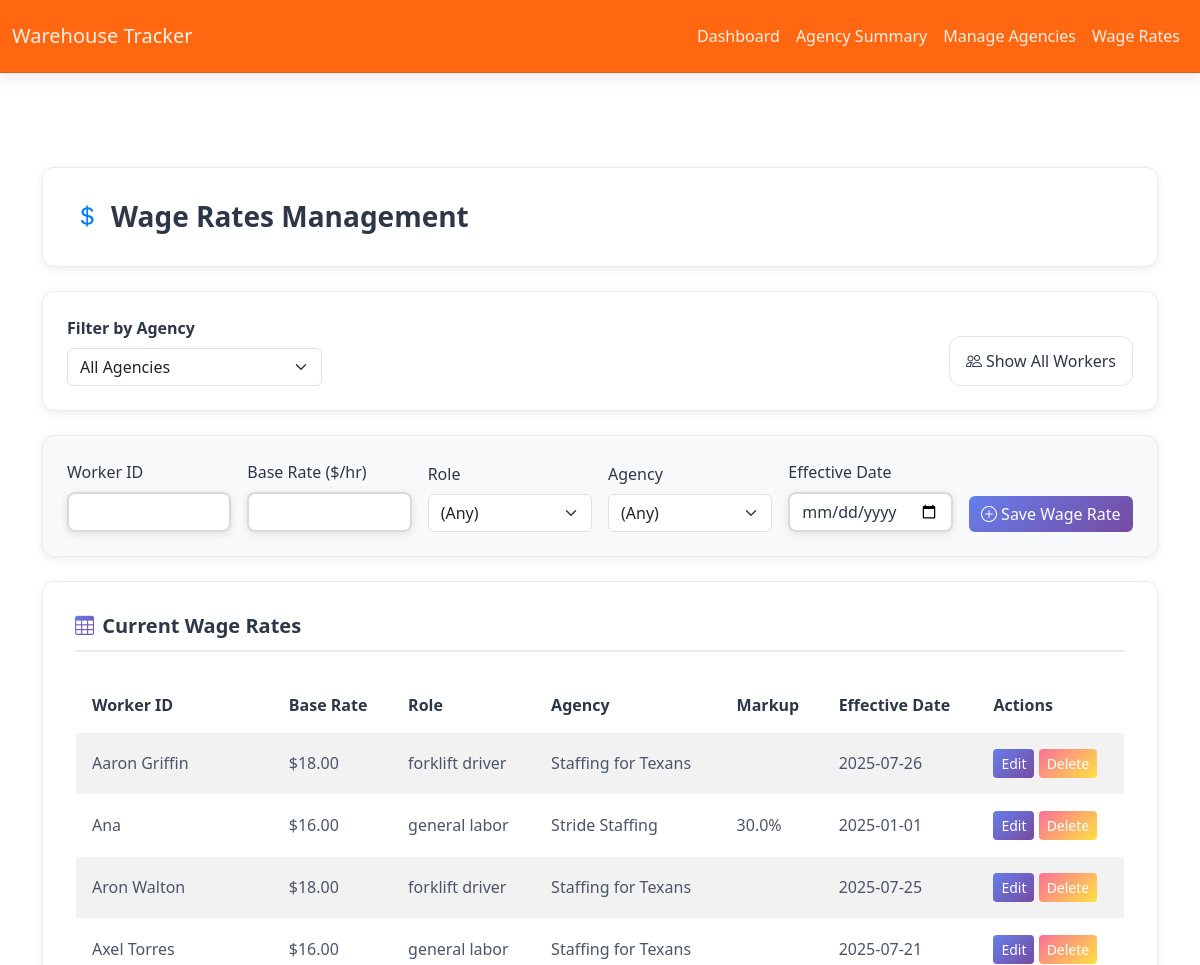
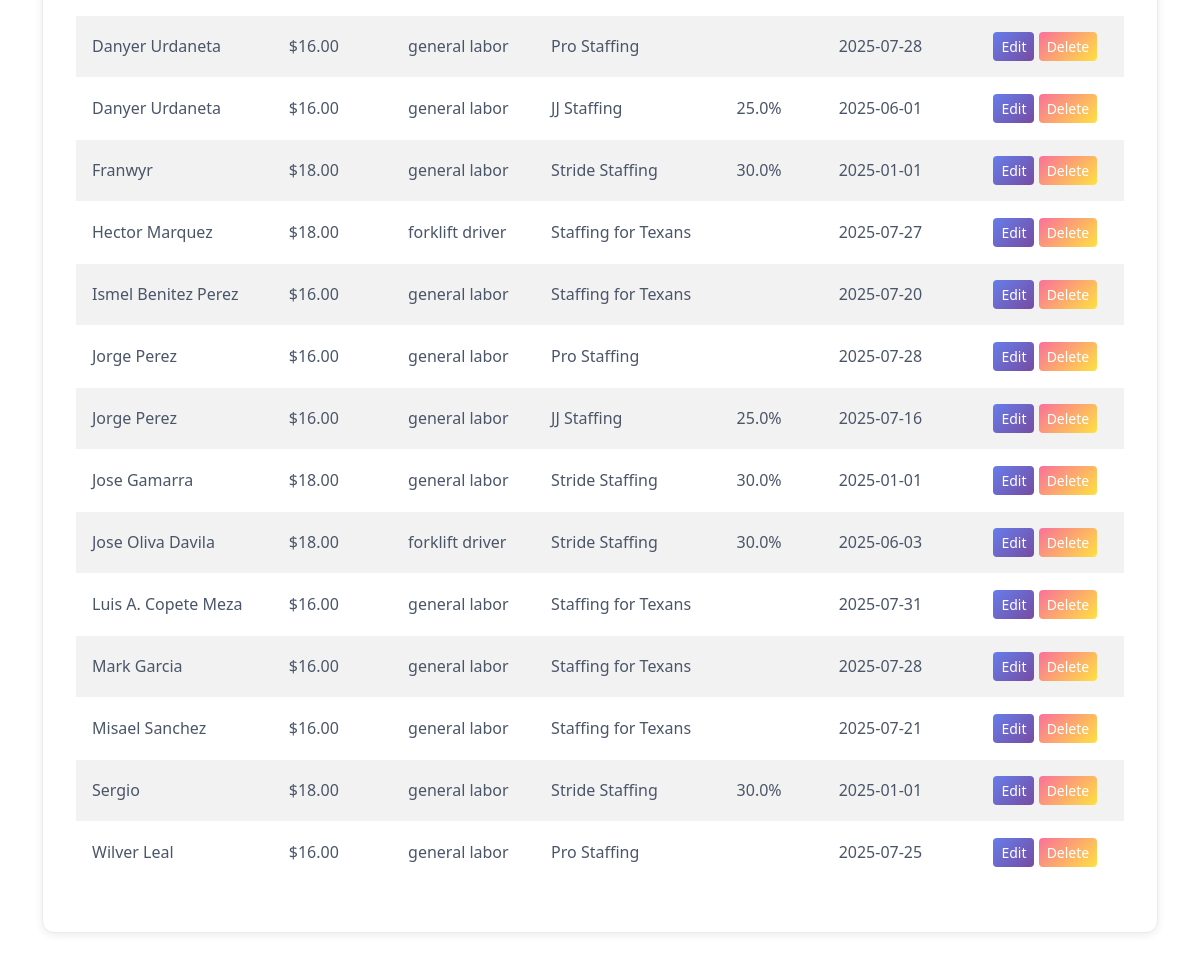
The page /wage_rates on the database its author committed (2 pictures, top to bottom).
### app/models.py (models this page shows, shortened)
class WageRate(db.Model):
    __tablename__ = 'wage_rate'
    id = db.Column(db.Integer, primary_key=True)
    worker_id = db.Column(db.String(64), nullable=False, index=True)
    base_rate = db.Column(db.Float, nullable=True)  # e.g., 16 or 18
    role = db.Column(db.String(64), nullable=True)   # e.g., 'general labor', 'forklift driver'
    agency = db.Column(db.String(128), nullable=True)
    markup = db.Column(db.Float, nullable=True)      # e.g., 0.25 for 25%
    effective_date = db.Column(db.Date, nullable=True)  # Now required

### app/routes/dashboard.py (the view, shortened to what this page needs)
@dashboard_bp.route('/wage_rates', methods=['GET', 'POST'])
def wage_rates():
    show_all = request.args.get('show_all', '0') == '1'
    from ..models import WageRate, TimesheetEntry, Worker
    agency_filter = request.args.get('agency', '')
    worker_agency = {}
    all_entries = TimesheetEntry.query.all()
    for e in all_entries:
        if e.worker_id not in worker_agency:
            worker_agency[e.worker_id] = e.agency
    if not show_all:
        active_workers = {w.worker_id for w in Worker.query.filter_by(is_active=True).all()}
        filtered_workers = [w for w, a in worker_agency.items() if (not agency_filter or (a == agency_filter)) and w in active_workers]
    else:
        filtered_workers = [w for w, a in worker_agency.items() if not agency_filter or (a == agency_filter)]
    query = WageRate.query
    if agency_filter:
        query = query.filter(WageRate.agency == agency_filter)
    all_wage_rates = query.order_by(WageRate.worker_id, WageRate.effective_date.desc()).all()
    workers = []
    for rate in all_wage_rates:
        if show_all or rate.worker_id in filtered_workers:
            workers.append({
                'id': rate.id,
                'worker_id': rate.worker_id,
                'base_rate': rate.base_rate,
                'role': rate.role,
                'agency': rate.agency,
                'markup': rate.markup,
                'effective_date': rate.effective_date.strftime('%Y-%m-%d') if rate.effective_date else ''
            })
    agencies = sorted(set(a for a in worker_agency.values() if a))
    return render_template('wage_rates.html', workers=workers, agencies=agencies, agency_filter=agency_filter, show_all=show_all)

### app/templates/wage_rates.html (shortened to what this page needs)
{% extends "layout.html" %}
{% block content %}
<div class="page-header">
  <h1>
    <i class="bi bi-currency-dollar"></i>
    Wage Rates Management
  </h1>
</div>
<div class="control-panel">
  <div class="row g-3 align-items-end">
    <div class="col-md-3">
      <form method="get">
        <label class="form-label fw-semibold">Filter by Agency</label>
        <select name="agency" class="form-select" onchange="this.form.submit()">
          <option value="">All Agencies</option>
        </select>
      </form>
    </div>
    <div class="col-md-9">
      <div class="action-buttons justify-content-end">
        {% if show_all %}
          <a class="btn btn-outline-primary" href="{{ url_for('dashboard.wage_rates', agency=agency_filter, show_all=0) }}" data-bs-toggle="tooltip" title="Show only active workers">
            <i class="bi bi-person-check me-1"></i>Show Only Active Workers
          </a>
        {% else %}
          <a class="btn btn-outline-secondary" href="{{ url_for('dashboard.wage_rates', agency=agency_filter, show_all=1) }}" data-bs-toggle="tooltip" title="Show all workers">
            <i class="bi bi-people me-1"></i>Show All Workers
          </a>
        {% endif %}
      </div>
    </div>
  </div>
</div>
<div class="form-section">
    <form method="post" class="row g-3 align-items-end">
      <div class="col-md-2">
        <label class="form-label">Worker ID</label>
        <input name="worker_id" class="form-control" required />
      </div>
      <div class="col-md-2">
        <label class="form-label">Base Rate ($/hr)</label>
        <input name="base_rate" type="number" step="0.01" class="form-control" required />
      </div>
      <div class="col-md-2">
        <label class="form-label">Role</label>
        <select name="role" class="form-select">
          <option value="">(Any)</option>
        </select>
      </div>
      <div class="col-md-2">
        <label class="form-label">Agency</label>
        <select name="agency" class="form-select">
          <option value="">(Any)</option>
        </select>
      </div>
      <div class="col-md-2">
        <label class="form-label">Effective Date</label>
        <input name="effective_date" type="date" class="form-control" required />
      </div>
              <div class="col-md-2 d-flex align-items-end">
          <button class="btn btn-primary w-100">
            <i class="bi bi-plus-circle me-1"></i>Save Wage Rate
          </button>
        </div>
      </form>
  </div>
  <div class="data-section">
      <h5 class="card-title">
        <i class="bi bi-table"></i>Current Wage Rates
      </h5>
    <div class="table-responsive">
      <table class="table table-hover table-striped align-middle" id="wage-rates-table">
        <thead>
          <tr>
            <th>Worker ID</th>
            <th>Base Rate</th>
            <th>Role</th>
            <th>Agency</th>
            <th>Markup</th>
            <th>Effective Date</th>
            <th>Actions</th>
          </tr>
        </thead>
        <tbody>
          {% for w in workers %}
          <tr>
            <td>{{ w.worker_id }}</td>
            <td>{% if w.base_rate %}${{ '%.2f'|format(w.base_rate) }}{% endif %}</td>
            <td>{{ w.role or '' }}</td>
            <td>{{ w.agency or '' }}</td>
            <td>{% if w.markup %}{{ (w.markup * 100)|round(1) }}%{% endif %}</td>
            <td>{{ w.effective_date or '' }}</td>
            <td>
              <a href="{{ url_for('dashboard.edit_wage_rate', wage_rate_id=w.id, agency=agency_filter, show_all=show_all|int) }}" class="btn btn-sm btn-primary" data-bs-toggle="tooltip" title="Edit wage rate">Edit</a>
              <button type="button" class="btn btn-sm btn-danger" data-bs-toggle="modal" data-bs-target="#deleteModal{{ w.id }}" title="Delete wage rate">Delete</button>
            </td>
          </tr>
          {% endfor %}
        </tbody>
      </table>
    </div>
</div>
{% endblock %}

### app/static/css/custom.css (style rules this page uses)
.table-responsive { overflow-x: auto; }
.card-title { font-weight: 500; margin-bottom: 1rem; }
tr:has(td:nth-child(5):not(:empty)) { background-color: rgba(255, 193, 7, 0.2) !important; }

### app/static/css/glassmorphism.css (style rules this page uses)
:root { --glass-bg: rgba(255, 255, 255, 0.8); --glass-border: rgba(0, 0, 0, 0.1); --glass-shadow: 0 8px 32px 0 rgba(0, 0, 0, 0.15); --glass-backdrop: blur(8px); --primary-gradient: linear-gradient(135deg, #667eea 0%, #764ba2 100%); --secondary-gradient: linear-gradient(135deg, #f093fb 0%, #f5576c 100%); --success-gradient: linear-gradient(135deg, #4facfe 0%, #00f2fe 100%); --warning-gradient: linear-gradient(135deg, #43e97b 0%, #38f9d7 100%); --danger-gradient: linear-gradient(135deg, #fa709a 0%, #fee140 100%); --info-gradient: linear-gradient(135deg, #a8edea 0%, #fed6e3 100%); --text-primary: #2d3748; --text-secondary: #4a5568; --text-light: rgba(255, 255, 255, 0.9); }
body { background: #ffffff; min-height: 100vh; color: var(--text-primary); font-family: 'Segoe UI', Tahoma, Geneva, Verdana, sans-serif; }
.card-title { color: var(--text-primary); font-weight: 600; font-size: 1.25rem; margin-bottom: 1.5rem; display: flex; align-items: center; gap: 0.5rem; }
.card-title i { background: var(--primary-gradient); -webkit-background-clip: text; -webkit-text-fill-color: transparent; background-clip: text; font-size: 1.4rem; }
.btn-glass { background: var(--glass-bg); backdrop-filter: var(--glass-backdrop); -webkit-backdrop-filter: var(--glass-backdrop); border: 1px solid var(--glass-border); border-radius: 12px; color: var(--text-primary); font-weight: 500; padding: 0.75rem 1.5rem; transition: all 0.3s cubic-bezier(0.4, 0, 0.2, 1); position: relative; overflow: hidden; }
.btn-glass::before { content: ''; position: absolute; top: 0; left: -100%; width: 100%; height: 100%; background: linear-gradient(90deg, transparent, rgba(255, 255, 255, 0.2), transparent); transition: left 0.5s; }
.btn-primary-glass { background: var(--primary-gradient); color: white; border: none; }
.btn-danger-glass { background: var(--danger-gradient); color: white; border: none; }
.table-glass { background: rgba(255, 255, 255, 0.05); border-radius: 12px; overflow: hidden; backdrop-filter: blur(4px); border: 1px solid rgba(255, 255, 255, 0.1); }
.table-glass th { background: rgba(255, 255, 255, 0.1); border: none; color: var(--text-primary); font-weight: 600; padding: 1rem; }
.table-glass td { border: none; border-bottom: 1px solid rgba(255, 255, 255, 0.1); color: var(--text-secondary); padding: 1rem; transition: background-color 0.3s ease; }
.form-control-glass { background: rgba(255, 255, 255, 0.95); backdrop-filter: blur(4px); border: 2px solid rgba(0, 0, 0, 0.15); border-radius: 8px; color: var(--text-primary); transition: all 0.3s ease; box-shadow: 0 2px 8px rgba(0, 0, 0, 0.1); }
.form-control-glass::placeholder { color: rgba(45, 55, 72, 0.6); }
.page-header { background: #ffffff; border-radius: 12px; border: 1px solid #e9ecef; padding: 2rem; margin-bottom: 1.5rem; box-shadow: 0 2px 8px rgba(0, 0, 0, 0.08); transition: all 0.3s cubic-bezier(0.4, 0, 0.2, 1); }
.page-header h1 { color: #2d3748; font-weight: 600; font-size: 1.75rem; margin-bottom: 0; display: flex; align-items: center; gap: 0.75rem; }
.page-header h1 i { color: #007bff; font-size: 1.5rem; }
.control-panel { background: #ffffff; border-radius: 12px; border: 1px solid #e9ecef; padding: 1.5rem; margin-bottom: 1.5rem; box-shadow: 0 2px 8px rgba(0, 0, 0, 0.08); transition: all 0.3s cubic-bezier(0.4, 0, 0.2, 1); }
.data-section { background: #ffffff; border-radius: 12px; border: 1px solid #e9ecef; padding: 2rem; margin-bottom: 1.5rem; box-shadow: 0 2px 8px rgba(0, 0, 0, 0.08); transition: all 0.3s cubic-bezier(0.4, 0, 0.2, 1); }
.data-section .card-title { color: #2d3748; font-weight: 600; font-size: 1.25rem; margin-bottom: 1.5rem; border-bottom: 2px solid #e9ecef; padding-bottom: 0.75rem; display: flex; align-items: center; gap: 0.5rem; }
.data-section .card-title i { color: #007bff; font-size: 1.2rem; }
.form-section { background: #f8f9fa; border-radius: 12px; border: 1px solid #e9ecef; padding: 1.5rem; margin-bottom: 1.5rem; box-shadow: 0 2px 8px rgba(0, 0, 0, 0.08); transition: all 0.3s cubic-bezier(0.4, 0, 0.2, 1); }
.action-buttons { display: flex; gap: 0.75rem; flex-wrap: wrap; align-items: center; }
.action-buttons .btn { transition: all 0.2s ease; min-width: 160px; text-align: center; white-space: nowrap; padding-left: 1rem !important; padding-right: 1rem !important; }

### rows shown on the page
WageRate: worker_id "Aaron Griffin", base_rate "18.00", role "forklift driver", agency "Staffing for Texans", effective_date "2025-07-26"
WageRate: worker_id "Ana", base_rate "16.00", role "general labor", agency "Stride Staffing", (w.markup*100)|round(1) "30.0", effective_date "2025-01-01"
WageRate: worker_id "Aron Walton", base_rate "18.00", role "forklift driver", agency "Staffing for Texans", effective_date "2025-07-25"
WageRate: worker_id "Axel Torres", base_rate "16.00", role "general labor", agency "Staffing for Texans", effective_date "2025-07-21"
WageRate: worker_id "Danyer Urdaneta", base_rate "16.00", role "general labor", agency "Pro Staffing", effective_date "2025-07-28"
WageRate: worker_id "Danyer Urdaneta", base_rate "16.00", role "general labor", agency "JJ Staffing", (w.markup*100)|round(1) "25.0", effective_date "2025-06-01"
WageRate: worker_id "Franwyr", base_rate "18.00", role "general labor", agency "Stride Staffing", (w.markup*100)|round(1) "30.0", effective_date "2025-01-01"
WageRate: worker_id "Hector Marquez", base_rate "18.00", role "forklift driver", agency "Staffing for Texans", effective_date "2025-07-27"
WageRate: worker_id "Ismel Benitez Perez", base_rate "16.00", role "general labor", agency "Staffing for Texans", effective_date "2025-07-20"
WageRate: worker_id "Jorge Perez", base_rate "16.00", role "general labor", agency "Pro Staffing", effective_date "2025-07-28"
WageRate: worker_id "Jorge Perez", base_rate "16.00", role "general labor", agency "JJ Staffing", (w.markup*100)|round(1) "25.0", effective_date "2025-07-16"
WageRate: worker_id "Jose Gamarra", base_rate "18.00", role "general labor", agency "Stride Staffing", (w.markup*100)|round(1) "30.0", effective_date "2025-01-01"
WageRate: worker_id "Jose Oliva Davila", base_rate "18.00", role "forklift driver", agency "Stride Staffing", (w.markup*100)|round(1) "30.0", effective_date "2025-06-03"
WageRate: worker_id "Luis A. Copete Meza", base_rate "16.00", role "general labor", agency "Staffing for Texans", effective_date "2025-07-31"
WageRate: worker_id "Mark Garcia", base_rate "16.00", role "general labor", agency "Staffing for Texans", effective_date "2025-07-28"
WageRate: worker_id "Misael Sanchez", base_rate "16.00", role "general labor", agency "Staffing for Texans", effective_date "2025-07-21"
WageRate: worker_id "Sergio", base_rate "18.00", role "general labor", agency "Stride Staffing", (w.markup*100)|round(1) "30.0", effective_date "2025-01-01"
WageRate: worker_id "Wilver Leal", base_rate "16.00", role "general labor", agency "Pro Staffing", effective_date "2025-07-25"
